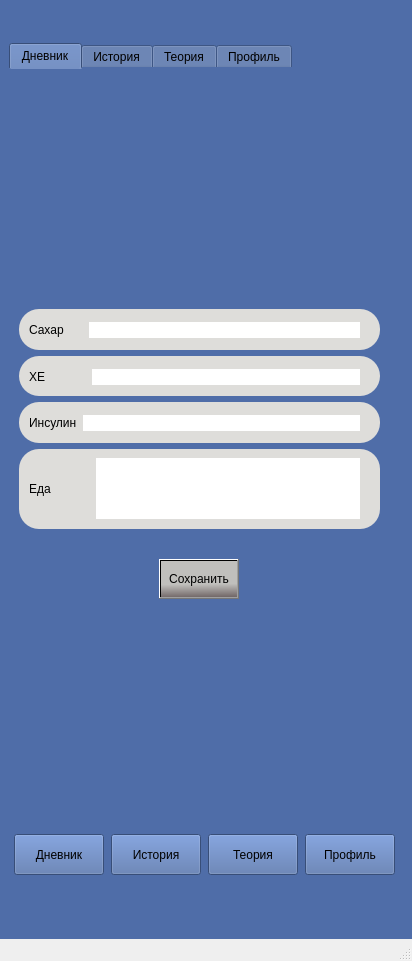
<?xml version="1.0" encoding="UTF-8"?>
<ui version="4.0">
 <class>MainWindow</class>
 <widget class="QMainWindow" name="MainWindow">
  <property name="geometry">
   <rect>
    <x>0</x>
    <y>0</y>
    <width>412</width>
    <height>961</height>
   </rect>
  </property>
  <property name="sizePolicy">
   <sizepolicy hsizetype="Expanding" vsizetype="Expanding">
    <horstretch>0</horstretch>
    <verstretch>0</verstretch>
   </sizepolicy>
  </property>
  <property name="minimumSize">
   <size>
    <width>320</width>
    <height>480</height>
   </size>
  </property>
  <property name="windowTitle">
   <string>DiaBelka</string>
  </property>
  <property name="windowIcon">
   <iconset resource="icon.qrc">
    <normaloff>:/new/prefix3/free-icon-squirrel-1864480.png</normaloff>:/new/prefix3/free-icon-squirrel-1864480.png</iconset>
  </property>
  <property name="autoFillBackground">
   <bool>false</bool>
  </property>
  <widget class="QWidget" name="centralwidget">
   <property name="minimumSize">
    <size>
     <width>412</width>
     <height>915</height>
    </size>
   </property>
   <property name="styleSheet">
    <string notr="true">background-color: rgb(79, 109, 168);

</string>
   </property>
   <layout class="QVBoxLayout" name="verticalLayout">
    <item>
     <widget class="QTabWidget" name="tabWidget">
      <property name="sizePolicy">
       <sizepolicy hsizetype="Fixed" vsizetype="Fixed">
        <horstretch>0</horstretch>
        <verstretch>0</verstretch>
       </sizepolicy>
      </property>
      <property name="minimumSize">
       <size>
        <width>391</width>
        <height>751</height>
       </size>
      </property>
      <property name="styleSheet">
       <string notr="true">border-color: rgba(191, 64, 64, 0);</string>
      </property>
      <property name="currentIndex">
       <number>0</number>
      </property>
      <widget class="QWidget" name="diary">
       <attribute name="title">
        <string>Дневник</string>
       </attribute>
       <widget class="QPushButton" name="pushButton">
        <property name="geometry">
         <rect>
          <x>150</x>
          <y>490</y>
          <width>80</width>
          <height>40</height>
         </rect>
        </property>
        <property name="styleSheet">
         <string notr="true">background-color: qlineargradient(spread:pad, x1:0.373848, y1:0.648, x2:0.384, y2:1, stop:0 rgba(192, 191, 188, 255), stop:1 rgba(116, 106, 106, 255));
</string>
        </property>
        <property name="text">
         <string>Сохранить</string>
        </property>
       </widget>
       <widget class="QWidget" name="layoutWidget">
        <property name="geometry">
         <rect>
          <x>10</x>
          <y>240</y>
          <width>361</width>
          <height>220</height>
         </rect>
        </property>
        <layout class="QVBoxLayout" name="verticalLayout_2">
         <item>
          <widget class="QWidget" name="sugar" native="true">
           <property name="sizePolicy">
            <sizepolicy hsizetype="Minimum" vsizetype="Minimum">
             <horstretch>0</horstretch>
             <verstretch>0</verstretch>
            </sizepolicy>
           </property>
           <property name="minimumSize">
            <size>
             <width>359</width>
             <height>40</height>
            </size>
           </property>
           <property name="styleSheet">
            <string notr="true">background-color: rgb(222, 221, 218);
border-radius: 20px;</string>
           </property>
           <widget class="QWidget" name="layoutWidget">
            <property name="geometry">
             <rect>
              <x>10</x>
              <y>10</y>
              <width>331</width>
              <height>22</height>
             </rect>
            </property>
            <layout class="QHBoxLayout" name="horizontalLayout_2">
             <property name="spacing">
              <number>25</number>
             </property>
             <item>
              <widget class="QLabel" name="label">
               <property name="text">
                <string>Сахар</string>
               </property>
              </widget>
             </item>
             <item>
              <widget class="QLineEdit" name="lineEdit">
               <property name="styleSheet">
                <string notr="true">background-color: rgb(255, 255, 255);</string>
               </property>
              </widget>
             </item>
            </layout>
           </widget>
          </widget>
         </item>
         <item>
          <widget class="QWidget" name="he" native="true">
           <property name="sizePolicy">
            <sizepolicy hsizetype="Minimum" vsizetype="Minimum">
             <horstretch>0</horstretch>
             <verstretch>0</verstretch>
            </sizepolicy>
           </property>
           <property name="minimumSize">
            <size>
             <width>359</width>
             <height>40</height>
            </size>
           </property>
           <property name="styleSheet">
            <string notr="true">background-color: rgb(222, 221, 218);
border-radius: 20px;</string>
           </property>
           <widget class="QWidget" name="layoutWidget">
            <property name="geometry">
             <rect>
              <x>10</x>
              <y>10</y>
              <width>331</width>
              <height>22</height>
             </rect>
            </property>
            <layout class="QHBoxLayout" name="horizontalLayout_3">
             <property name="spacing">
              <number>47</number>
             </property>
             <item>
              <widget class="QLabel" name="label_2">
               <property name="text">
                <string>ХЕ</string>
               </property>
              </widget>
             </item>
             <item>
              <widget class="QLineEdit" name="lineEdit_2">
               <property name="styleSheet">
                <string notr="true">background-color: rgb(255, 255, 255);</string>
               </property>
              </widget>
             </item>
            </layout>
           </widget>
          </widget>
         </item>
         <item>
          <widget class="QWidget" name="insulin" native="true">
           <property name="sizePolicy">
            <sizepolicy hsizetype="Minimum" vsizetype="Minimum">
             <horstretch>0</horstretch>
             <verstretch>0</verstretch>
            </sizepolicy>
           </property>
           <property name="minimumSize">
            <size>
             <width>359</width>
             <height>40</height>
            </size>
           </property>
           <property name="styleSheet">
            <string notr="true">background-color: rgb(222, 221, 218);
border-radius: 20px;</string>
           </property>
           <widget class="QWidget" name="layoutWidget">
            <property name="geometry">
             <rect>
              <x>10</x>
              <y>10</y>
              <width>331</width>
              <height>22</height>
             </rect>
            </property>
            <layout class="QHBoxLayout" name="horizontalLayout_4">
             <item>
              <widget class="QLabel" name="label_3">
               <property name="text">
                <string>Инсулин</string>
               </property>
              </widget>
             </item>
             <item>
              <widget class="QLineEdit" name="lineEdit_3">
               <property name="styleSheet">
                <string notr="true">background-color: rgb(255, 255, 255);</string>
               </property>
              </widget>
             </item>
            </layout>
           </widget>
          </widget>
         </item>
         <item>
          <widget class="QWidget" name="food" native="true">
           <property name="sizePolicy">
            <sizepolicy hsizetype="Minimum" vsizetype="Minimum">
             <horstretch>0</horstretch>
             <verstretch>0</verstretch>
            </sizepolicy>
           </property>
           <property name="minimumSize">
            <size>
             <width>359</width>
             <height>80</height>
            </size>
           </property>
           <property name="styleSheet">
            <string notr="true">background-color: rgb(222, 221, 218);
border-radius: 20px;</string>
           </property>
           <widget class="QWidget" name="layoutWidget">
            <property name="geometry">
             <rect>
              <x>10</x>
              <y>9</y>
              <width>331</width>
              <height>61</height>
             </rect>
            </property>
            <layout class="QHBoxLayout" name="horizontalLayout_5">
             <property name="spacing">
              <number>40</number>
             </property>
             <item>
              <widget class="QLabel" name="label_4">
               <property name="text">
                <string>Еда</string>
               </property>
              </widget>
             </item>
             <item>
              <widget class="QTextEdit" name="textEdit">
               <property name="sizePolicy">
                <sizepolicy hsizetype="Fixed" vsizetype="Fixed">
                 <horstretch>0</horstretch>
                 <verstretch>0</verstretch>
                </sizepolicy>
               </property>
               <property name="minimumSize">
                <size>
                 <width>264</width>
                 <height>55</height>
                </size>
               </property>
               <property name="styleSheet">
                <string notr="true">background-color: rgb(255, 255, 255);
  border-radius: 0px;</string>
               </property>
              </widget>
             </item>
            </layout>
           </widget>
          </widget>
         </item>
        </layout>
       </widget>
       <widget class="QWidget" name="widget" native="true">
        <property name="geometry">
         <rect>
          <x>60</x>
          <y>530</y>
          <width>241</width>
          <height>181</height>
         </rect>
        </property>
        <property name="styleSheet">
         <string notr="true">image: url(:/new/prefix1/IMG_2185.PNG);</string>
        </property>
       </widget>
      </widget>
      <widget class="QWidget" name="history">
       <attribute name="title">
        <string>История</string>
       </attribute>
      </widget>
      <widget class="QWidget" name="teory">
       <attribute name="title">
        <string>Теория</string>
       </attribute>
       <widget class="QTabWidget" name="tabWidget_2">
        <property name="geometry">
         <rect>
          <x>0</x>
          <y>10</y>
          <width>391</width>
          <height>681</height>
         </rect>
        </property>
        <property name="styleSheet">
         <string notr="true">border-color: rgba(191, 64, 64, 0);
border-radius: 10px;</string>
        </property>
        <property name="currentIndex">
         <number>0</number>
        </property>
        <widget class="QWidget" name="mainTab">
         <attribute name="title">
          <string>Разделы</string>
         </attribute>
         <widget class="QWidget" name="layoutWidget">
          <property name="geometry">
           <rect>
            <x>7</x>
            <y>30</y>
            <width>381</width>
            <height>611</height>
           </rect>
          </property>
          <layout class="QGridLayout" name="gridLayout">
           <item row="0" column="0">
            <widget class="QPushButton" name="pushButton_2">
             <property name="sizePolicy">
              <sizepolicy hsizetype="Fixed" vsizetype="Fixed">
               <horstretch>200</horstretch>
               <verstretch>200</verstretch>
              </sizepolicy>
             </property>
             <property name="minimumSize">
              <size>
               <width>150</width>
               <height>150</height>
              </size>
             </property>
             <property name="styleSheet">
              <string notr="true">background-color: rgb(222, 221, 218);
border-radius: 20px;
background-image: url(:/new/prefix2/hist.PNG);
</string>
             </property>
             <property name="text">
              <string/>
             </property>
            </widget>
           </item>
           <item row="0" column="1">
            <widget class="QPushButton" name="pushButton_3">
             <property name="sizePolicy">
              <sizepolicy hsizetype="Fixed" vsizetype="Fixed">
               <horstretch>0</horstretch>
               <verstretch>0</verstretch>
              </sizepolicy>
             </property>
             <property name="minimumSize">
              <size>
               <width>150</width>
               <height>150</height>
              </size>
             </property>
             <property name="styleSheet">
              <string notr="true">background-color: rgb(222, 221, 218);
border-radius: 20px;
background-image: url(:/new/prefix2/hleb.PNG);</string>
             </property>
             <property name="text">
              <string/>
             </property>
            </widget>
           </item>
           <item row="1" column="0">
            <widget class="QPushButton" name="pushButton_4">
             <property name="sizePolicy">
              <sizepolicy hsizetype="Fixed" vsizetype="Fixed">
               <horstretch>0</horstretch>
               <verstretch>0</verstretch>
              </sizepolicy>
             </property>
             <property name="minimumSize">
              <size>
               <width>150</width>
               <height>150</height>
              </size>
             </property>
             <property name="styleSheet">
              <string notr="true">background-color: rgb(222, 221, 218);
border-radius: 20px;
background-image: url(:/new/prefix2/gipo.PNG);</string>
             </property>
             <property name="text">
              <string/>
             </property>
            </widget>
           </item>
           <item row="1" column="1">
            <widget class="QPushButton" name="pushButton_5">
             <property name="sizePolicy">
              <sizepolicy hsizetype="Fixed" vsizetype="Fixed">
               <horstretch>0</horstretch>
               <verstretch>0</verstretch>
              </sizepolicy>
             </property>
             <property name="minimumSize">
              <size>
               <width>150</width>
               <height>150</height>
              </size>
             </property>
             <property name="styleSheet">
              <string notr="true">background-color: rgb(222, 221, 218);
border-radius: 20px;
background-image: url(:/new/prefix2/giper.PNG);</string>
             </property>
             <property name="text">
              <string/>
             </property>
            </widget>
           </item>
           <item row="2" column="0">
            <widget class="QPushButton" name="pushButton_6">
             <property name="sizePolicy">
              <sizepolicy hsizetype="Fixed" vsizetype="Fixed">
               <horstretch>0</horstretch>
               <verstretch>0</verstretch>
              </sizepolicy>
             </property>
             <property name="minimumSize">
              <size>
               <width>150</width>
               <height>150</height>
              </size>
             </property>
             <property name="styleSheet">
              <string notr="true">background-color: rgb(222, 221, 218);
border-radius: 20px;
background-image: url(:/new/prefix2/glaza.PNG);</string>
             </property>
             <property name="text">
              <string/>
             </property>
            </widget>
           </item>
           <item row="2" column="1">
            <widget class="QPushButton" name="pushButton_7">
             <property name="sizePolicy">
              <sizepolicy hsizetype="Fixed" vsizetype="Fixed">
               <horstretch>0</horstretch>
               <verstretch>0</verstretch>
              </sizepolicy>
             </property>
             <property name="minimumSize">
              <size>
               <width>150</width>
               <height>150</height>
              </size>
             </property>
             <property name="styleSheet">
              <string notr="true">background-color: rgb(222, 221, 218);
border-radius: 20px;
background-image: url(:/new/prefix2/sport.PNG);</string>
             </property>
             <property name="text">
              <string/>
             </property>
            </widget>
           </item>
          </layout>
         </widget>
        </widget>
        <widget class="QWidget" name="histTab">
         <attribute name="title">
          <string>история диабета</string>
         </attribute>
         <widget class="QTextEdit" name="textEdit_2">
          <property name="geometry">
           <rect>
            <x>0</x>
            <y>20</y>
            <width>390</width>
            <height>600</height>
           </rect>
          </property>
          <property name="styleSheet">
           <string notr="true">background-color: rgb(246, 245, 244);</string>
          </property>
          <property name="readOnly">
           <bool>true</bool>
          </property>
          <property name="html">
           <string>&lt;!DOCTYPE HTML PUBLIC &quot;-//W3C//DTD HTML 4.0//EN&quot; &quot;http://www.w3.org/TR/REC-html40/strict.dtd&quot;&gt;
&lt;html&gt;&lt;head&gt;&lt;meta name=&quot;qrichtext&quot; content=&quot;1&quot; /&gt;&lt;meta charset=&quot;utf-8&quot; /&gt;&lt;style type=&quot;text/css&quot;&gt;
p, li { white-space: pre-wrap; }
hr { height: 1px; border-width: 0; }
li.unchecked::marker { content: &quot;\2610&quot;; }
li.checked::marker { content: &quot;\2612&quot;; }
&lt;/style&gt;&lt;/head&gt;&lt;body style=&quot; font-family:'Ubuntu Sans'; font-size:11pt; font-weight:400; font-style:normal;&quot;&gt;
&lt;p style=&quot; margin-top:0px; margin-bottom:0px; margin-left:0px; margin-right:0px; -qt-block-indent:0; text-indent:0px;&quot;&gt;пример текста&lt;/p&gt;&lt;/body&gt;&lt;/html&gt;</string>
          </property>
          <property name="overwriteMode">
           <bool>true</bool>
          </property>
         </widget>
         <widget class="QPushButton" name="pushButton_9">
          <property name="geometry">
           <rect>
            <x>0</x>
            <y>620</y>
            <width>88</width>
            <height>26</height>
           </rect>
          </property>
          <property name="styleSheet">
           <string notr="true">background-color: rgb(255, 120, 0);</string>
          </property>
          <property name="text">
           <string>Назад</string>
          </property>
         </widget>
        </widget>
        <widget class="QWidget" name="heTab">
         <attribute name="title">
          <string>хе</string>
         </attribute>
         <widget class="QTextEdit" name="textEdit_3">
          <property name="geometry">
           <rect>
            <x>0</x>
            <y>20</y>
            <width>390</width>
            <height>600</height>
           </rect>
          </property>
          <property name="styleSheet">
           <string notr="true">background-color: rgb(246, 245, 244);</string>
          </property>
          <property name="readOnly">
           <bool>true</bool>
          </property>
          <property name="html">
           <string>&lt;!DOCTYPE HTML PUBLIC &quot;-//W3C//DTD HTML 4.0//EN&quot; &quot;http://www.w3.org/TR/REC-html40/strict.dtd&quot;&gt;
&lt;html&gt;&lt;head&gt;&lt;meta name=&quot;qrichtext&quot; content=&quot;1&quot; /&gt;&lt;meta charset=&quot;utf-8&quot; /&gt;&lt;style type=&quot;text/css&quot;&gt;
p, li { white-space: pre-wrap; }
hr { height: 1px; border-width: 0; }
li.unchecked::marker { content: &quot;\2610&quot;; }
li.checked::marker { content: &quot;\2612&quot;; }
&lt;/style&gt;&lt;/head&gt;&lt;body style=&quot; font-family:'Ubuntu Sans'; font-size:11pt; font-weight:400; font-style:normal;&quot;&gt;
&lt;p style=&quot; margin-top:0px; margin-bottom:0px; margin-left:0px; margin-right:0px; -qt-block-indent:0; text-indent:0px;&quot;&gt;пример текста&lt;/p&gt;&lt;/body&gt;&lt;/html&gt;</string>
          </property>
         </widget>
         <widget class="QPushButton" name="pushButton_10">
          <property name="geometry">
           <rect>
            <x>0</x>
            <y>620</y>
            <width>88</width>
            <height>26</height>
           </rect>
          </property>
          <property name="styleSheet">
           <string notr="true">background-color: rgb(255, 120, 0);</string>
          </property>
          <property name="text">
           <string>Назад</string>
          </property>
         </widget>
        </widget>
        <widget class="QWidget" name="gipoTab">
         <attribute name="title">
          <string>гипо</string>
         </attribute>
         <widget class="QTextEdit" name="textEdit_4">
          <property name="geometry">
           <rect>
            <x>0</x>
            <y>20</y>
            <width>390</width>
            <height>600</height>
           </rect>
          </property>
          <property name="styleSheet">
           <string notr="true">background-color: rgb(246, 245, 244);</string>
          </property>
          <property name="readOnly">
           <bool>true</bool>
          </property>
          <property name="html">
           <string>&lt;!DOCTYPE HTML PUBLIC &quot;-//W3C//DTD HTML 4.0//EN&quot; &quot;http://www.w3.org/TR/REC-html40/strict.dtd&quot;&gt;
&lt;html&gt;&lt;head&gt;&lt;meta name=&quot;qrichtext&quot; content=&quot;1&quot; /&gt;&lt;meta charset=&quot;utf-8&quot; /&gt;&lt;style type=&quot;text/css&quot;&gt;
p, li { white-space: pre-wrap; }
hr { height: 1px; border-width: 0; }
li.unchecked::marker { content: &quot;\2610&quot;; }
li.checked::marker { content: &quot;\2612&quot;; }
&lt;/style&gt;&lt;/head&gt;&lt;body style=&quot; font-family:'Ubuntu Sans'; font-size:11pt; font-weight:400; font-style:normal;&quot;&gt;
&lt;p style=&quot; margin-top:0px; margin-bottom:0px; margin-left:0px; margin-right:0px; -qt-block-indent:0; text-indent:0px;&quot;&gt;пример текста&lt;/p&gt;
&lt;p style=&quot;-qt-paragraph-type:empty; margin-top:0px; margin-bottom:0px; margin-left:0px; margin-right:0px; -qt-block-indent:0; text-indent:0px;&quot;&gt;&lt;br /&gt;&lt;/p&gt;&lt;/body&gt;&lt;/html&gt;</string>
          </property>
         </widget>
         <widget class="QPushButton" name="pushButton_11">
          <property name="geometry">
           <rect>
            <x>0</x>
            <y>620</y>
            <width>88</width>
            <height>26</height>
           </rect>
          </property>
          <property name="styleSheet">
           <string notr="true">background-color: rgb(255, 120, 0);</string>
          </property>
          <property name="text">
           <string>Назад</string>
          </property>
         </widget>
        </widget>
        <widget class="QWidget" name="giperTab">
         <attribute name="title">
          <string>гипер</string>
         </attribute>
         <widget class="QTextEdit" name="textEdit_5">
          <property name="geometry">
           <rect>
            <x>0</x>
            <y>20</y>
            <width>390</width>
            <height>600</height>
           </rect>
          </property>
          <property name="styleSheet">
           <string notr="true">background-color: rgb(246, 245, 244);</string>
          </property>
          <property name="readOnly">
           <bool>true</bool>
          </property>
          <property name="html">
           <string>&lt;!DOCTYPE HTML PUBLIC &quot;-//W3C//DTD HTML 4.0//EN&quot; &quot;http://www.w3.org/TR/REC-html40/strict.dtd&quot;&gt;
&lt;html&gt;&lt;head&gt;&lt;meta name=&quot;qrichtext&quot; content=&quot;1&quot; /&gt;&lt;meta charset=&quot;utf-8&quot; /&gt;&lt;style type=&quot;text/css&quot;&gt;
p, li { white-space: pre-wrap; }
hr { height: 1px; border-width: 0; }
li.unchecked::marker { content: &quot;\2610&quot;; }
li.checked::marker { content: &quot;\2612&quot;; }
&lt;/style&gt;&lt;/head&gt;&lt;body style=&quot; font-family:'Ubuntu Sans'; font-size:11pt; font-weight:400; font-style:normal;&quot;&gt;
&lt;p style=&quot; margin-top:0px; margin-bottom:0px; margin-left:0px; margin-right:0px; -qt-block-indent:0; text-indent:0px;&quot;&gt;пример текста&lt;/p&gt;&lt;/body&gt;&lt;/html&gt;</string>
          </property>
         </widget>
         <widget class="QPushButton" name="pushButton_12">
          <property name="geometry">
           <rect>
            <x>0</x>
            <y>620</y>
            <width>88</width>
            <height>26</height>
           </rect>
          </property>
          <property name="styleSheet">
           <string notr="true">background-color: rgb(255, 120, 0);</string>
          </property>
          <property name="text">
           <string>Назад</string>
          </property>
         </widget>
        </widget>
        <widget class="QWidget" name="glazaTab">
         <attribute name="title">
          <string>зрение</string>
         </attribute>
         <widget class="QTextEdit" name="textEdit_6">
          <property name="geometry">
           <rect>
            <x>0</x>
            <y>20</y>
            <width>390</width>
            <height>600</height>
           </rect>
          </property>
          <property name="styleSheet">
           <string notr="true">background-color: rgb(246, 245, 244);</string>
          </property>
          <property name="readOnly">
           <bool>true</bool>
          </property>
          <property name="html">
           <string>&lt;!DOCTYPE HTML PUBLIC &quot;-//W3C//DTD HTML 4.0//EN&quot; &quot;http://www.w3.org/TR/REC-html40/strict.dtd&quot;&gt;
&lt;html&gt;&lt;head&gt;&lt;meta name=&quot;qrichtext&quot; content=&quot;1&quot; /&gt;&lt;meta charset=&quot;utf-8&quot; /&gt;&lt;style type=&quot;text/css&quot;&gt;
p, li { white-space: pre-wrap; }
hr { height: 1px; border-width: 0; }
li.unchecked::marker { content: &quot;\2610&quot;; }
li.checked::marker { content: &quot;\2612&quot;; }
&lt;/style&gt;&lt;/head&gt;&lt;body style=&quot; font-family:'Ubuntu Sans'; font-size:11pt; font-weight:400; font-style:normal;&quot;&gt;
&lt;p style=&quot; margin-top:0px; margin-bottom:0px; margin-left:0px; margin-right:0px; -qt-block-indent:0; text-indent:0px;&quot;&gt;пример текста&lt;/p&gt;&lt;/body&gt;&lt;/html&gt;</string>
          </property>
         </widget>
         <widget class="QPushButton" name="pushButton_13">
          <property name="geometry">
           <rect>
            <x>0</x>
            <y>620</y>
            <width>88</width>
            <height>26</height>
           </rect>
          </property>
          <property name="styleSheet">
           <string notr="true">background-color: rgb(255, 120, 0);</string>
          </property>
          <property name="text">
           <string>Назад</string>
          </property>
         </widget>
        </widget>
        <widget class="QWidget" name="sportTab">
         <attribute name="title">
          <string>спорт</string>
         </attribute>
         <widget class="QTextEdit" name="textEdit_7">
          <property name="geometry">
           <rect>
            <x>0</x>
            <y>20</y>
            <width>390</width>
            <height>600</height>
           </rect>
          </property>
          <property name="styleSheet">
           <string notr="true">background-color: rgb(246, 245, 244);</string>
          </property>
          <property name="readOnly">
           <bool>true</bool>
          </property>
          <property name="html">
           <string>&lt;!DOCTYPE HTML PUBLIC &quot;-//W3C//DTD HTML 4.0//EN&quot; &quot;http://www.w3.org/TR/REC-html40/strict.dtd&quot;&gt;
&lt;html&gt;&lt;head&gt;&lt;meta name=&quot;qrichtext&quot; content=&quot;1&quot; /&gt;&lt;meta charset=&quot;utf-8&quot; /&gt;&lt;style type=&quot;text/css&quot;&gt;
p, li { white-space: pre-wrap; }
hr { height: 1px; border-width: 0; }
li.unchecked::marker { content: &quot;\2610&quot;; }
li.checked::marker { content: &quot;\2612&quot;; }
&lt;/style&gt;&lt;/head&gt;&lt;body style=&quot; font-family:'Ubuntu Sans'; font-size:11pt; font-weight:400; font-style:normal;&quot;&gt;
&lt;p style=&quot; margin-top:0px; margin-bottom:0px; margin-left:0px; margin-right:0px; -qt-block-indent:0; text-indent:0px;&quot;&gt;пример текста&lt;/p&gt;
&lt;p style=&quot;-qt-paragraph-type:empty; margin-top:0px; margin-bottom:0px; margin-left:0px; margin-right:0px; -qt-block-indent:0; text-indent:0px;&quot;&gt;&lt;br /&gt;&lt;/p&gt;&lt;/body&gt;&lt;/html&gt;</string>
          </property>
         </widget>
         <widget class="QPushButton" name="pushButton_14">
          <property name="geometry">
           <rect>
            <x>0</x>
            <y>620</y>
            <width>88</width>
            <height>26</height>
           </rect>
          </property>
          <property name="styleSheet">
           <string notr="true">background-color: rgb(255, 120, 0);</string>
          </property>
          <property name="text">
           <string>Назад</string>
          </property>
         </widget>
        </widget>
       </widget>
      </widget>
      <widget class="QWidget" name="profile">
       <attribute name="title">
        <string>Профиль</string>
       </attribute>
      </widget>
     </widget>
    </item>
    <item>
     <layout class="QHBoxLayout" name="horizontalLayout">
      <property name="spacing">
       <number>2</number>
      </property>
      <property name="sizeConstraint">
       <enum>QLayout::SizeConstraint::SetMinimumSize</enum>
      </property>
      <item>
       <widget class="QPushButton" name="diaryButton">
        <property name="enabled">
         <bool>true</bool>
        </property>
        <property name="sizePolicy">
         <sizepolicy hsizetype="Fixed" vsizetype="Fixed">
          <horstretch>0</horstretch>
          <verstretch>0</verstretch>
         </sizepolicy>
        </property>
        <property name="minimumSize">
         <size>
          <width>90</width>
          <height>41</height>
         </size>
        </property>
        <property name="baseSize">
         <size>
          <width>90</width>
          <height>41</height>
         </size>
        </property>
        <property name="styleSheet">
         <string notr="true">
background-color: rgb(255, 120, 0);
QPushButton::hover {
	background-color: rgb(255, 163, 72);};
QPushButton :: pressed {
	background-color: rgb(230, 97, 0);
};
border-color: none;
</string>
        </property>
        <property name="text">
         <string>Дневник</string>
        </property>
       </widget>
      </item>
      <item>
       <widget class="QPushButton" name="historyButton">
        <property name="sizePolicy">
         <sizepolicy hsizetype="Fixed" vsizetype="Fixed">
          <horstretch>0</horstretch>
          <verstretch>0</verstretch>
         </sizepolicy>
        </property>
        <property name="minimumSize">
         <size>
          <width>90</width>
          <height>41</height>
         </size>
        </property>
        <property name="styleSheet">
         <string notr="true">
background-color: rgb(255, 120, 0);
QPushButton::hover {
	background-color: rgb(255, 163, 72);};
QPushButton :: pressed {
	background-color: rgb(230, 97, 0);
};
border-color: none;</string>
        </property>
        <property name="text">
         <string>История</string>
        </property>
       </widget>
      </item>
      <item>
       <widget class="QPushButton" name="teoryButton">
        <property name="sizePolicy">
         <sizepolicy hsizetype="Fixed" vsizetype="Fixed">
          <horstretch>0</horstretch>
          <verstretch>0</verstretch>
         </sizepolicy>
        </property>
        <property name="minimumSize">
         <size>
          <width>90</width>
          <height>41</height>
         </size>
        </property>
        <property name="styleSheet">
         <string notr="true">
background-color: rgb(255, 120, 0);
QPushButton::hover {
	background-color: rgb(255, 163, 72);};
QPushButton :: pressed {
	background-color: rgb(230, 97, 0);
};
border-color: none;</string>
        </property>
        <property name="text">
         <string>Теория</string>
        </property>
       </widget>
      </item>
      <item>
       <widget class="QPushButton" name="profileButton">
        <property name="sizePolicy">
         <sizepolicy hsizetype="Fixed" vsizetype="Fixed">
          <horstretch>0</horstretch>
          <verstretch>0</verstretch>
         </sizepolicy>
        </property>
        <property name="minimumSize">
         <size>
          <width>90</width>
          <height>41</height>
         </size>
        </property>
        <property name="styleSheet">
         <string notr="true">
background-color: rgb(255, 120, 0);
QPushButton::hover {
	background-color: rgb(255, 163, 72);};
QPushButton :: pressed {
	background-color: rgb(230, 97, 0);
};
border-color: none;</string>
        </property>
        <property name="text">
         <string>Профиль</string>
        </property>
       </widget>
      </item>
     </layout>
    </item>
    <item>
     <spacer name="verticalSpacer">
      <property name="orientation">
       <enum>Qt::Orientation::Vertical</enum>
      </property>
      <property name="sizeType">
       <enum>QSizePolicy::Policy::Minimum</enum>
      </property>
      <property name="sizeHint" stdset="0">
       <size>
        <width>20</width>
        <height>20</height>
       </size>
      </property>
     </spacer>
    </item>
   </layout>
  </widget>
  <widget class="QMenuBar" name="menubar">
   <property name="geometry">
    <rect>
     <x>0</x>
     <y>0</y>
     <width>412</width>
     <height>23</height>
    </rect>
   </property>
  </widget>
  <widget class="QStatusBar" name="statusbar"/>
 </widget>
 <resources>
  <include location="icon.qrc"/>
 </resources>
 <connections/>
</ui>
